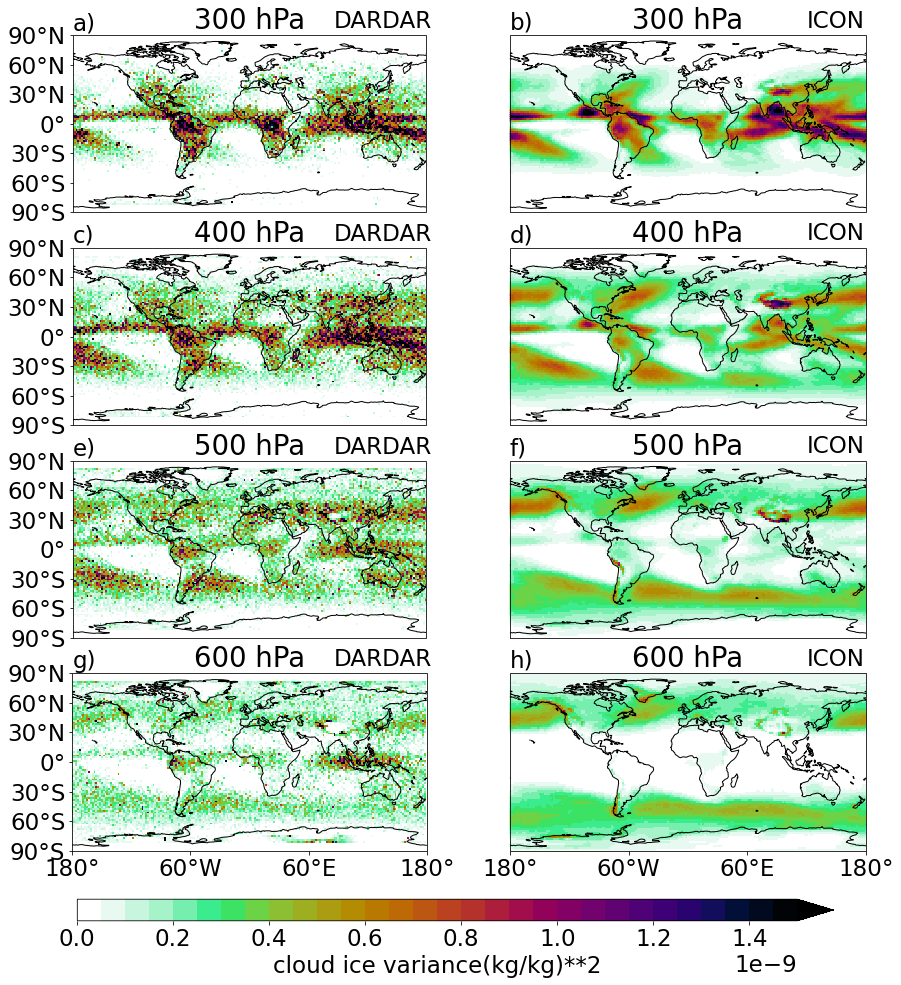

Python code for this plot:
import numpy as np
import matplotlib.pyplot as plt
from netCDF4 import Dataset
import cartopy.crs as ccrs
from matplotlib.colors import LinearSegmentedColormap
#from mpl_toolkits.basemap import shiftgrid
import matplotlib.colors

import numpy as np
import matplotlib.pyplot as plt
#from netCDF4 import Dataset
import xarray as xr
import cartopy.crs as ccrs
from matplotlib.colors import LinearSegmentedColormap
#from mpl_toolkits.basemap import shiftgrid
import matplotlib.colors
import cmasher as cmr
import cartopy.mpl.ticker as cticker

#--------  COLOR MAP ---------
#cmap = LinearSegmentedColormap.from_list("", ["white","lightskyblue","steelblue","green","yellowgreen","yellow","gold","red","firebrick","darkred","maroon"])
#cmap =  matplotlib.colors.ListedColormap(["white","lightskyblue","skyblue","steelblue","green","yellowgreen","yellow","gold","orange","red","firebrick","darkred","maroon"])
cmap=cmr.chroma_r
#---------------------------------
plt.rcParams.update({'font.size': 23})
#-------------------------------------


letters = ['a','b','c','d','e','f','g','h']


#==============================================================================================================
ifileObs = '/work/bb1093/b380620/DATA/Data/DARDAR_ICON_GCM_grid_R2B04/monthly/DARDAR_ICON_GCM_grid_R2B04_int_v2.0_2007-2010_avg.nc'

data = xr.open_dataset(ifileObs)
lat = data.lat
lonSat = data.lon
qiSat = data.qi_var
plev  = data.plev
data.close()





#===============================================================================================================
ipathMod = '/work/bb1093/b380620/icon-A_out/'
EXP      = 'icon_aes_ctrl_cosp'
ifileMod = ipathMod+EXP+'/'+EXP+'_2005-2009_avg.nc'



data = xr.open_dataset(ifileMod)
lat = data.lat
lonMod = data.lon
qiMod = data.xivar[0,::-1,:,:]
plev  = data.lev[::-1]
data.close()

#qivarMod, lonMod = shiftgrid(180.,qivarMod,lonMod,start=False)




#=============================================================================================================
opath = '/work/bb1093/b380620/plots/variance/'

nlev = 4

fig, axs = plt.subplots(nlev,2,figsize=(15,15),subplot_kw=dict(projection=ccrs.PlateCarree()))

lstart = 5

level = np.arange(0,1.55e-9,0.5e-10)
print(level)

for ilev,iplot in zip(range(nlev)[::-1],range(nlev)):
    pressure = str(int(plev[ilev+lstart]/100))
    p1 = qiSat[ilev+lstart].plot(
        transform=ccrs.PlateCarree(),
        ax=axs[iplot,0],
        levels=level,
        cmap=cmap,
        add_colorbar=False,
        extend='max'
        )
    
    p2 = qiMod[ilev+lstart].plot(
        transform=ccrs.PlateCarree(),
        ax=axs[iplot,1],
        levels=level,
        cmap=cmap,
        add_colorbar=False,
        extend='max'
        )
    axs[iplot,0].set_title(pressure+' hPa')
    axs[iplot,1].set_title(pressure+' hPa')
    
    axs[iplot,0].text(85,97,'DARDAR')
    axs[iplot,1].text(120,97,'ICON')

for ax,ilet in zip(axs.ravel(),letters):
    ax.coastlines()
    ax.text(-180,95,ilet+')')
    #ax.add_colorbar(False)
    
for ax in axs.ravel()[6::]:
    # Define the xticks for longitude
    ax.set_xticks(np.arange(-180,181,120), crs=ccrs.PlateCarree())
    lon_formatter = cticker.LongitudeFormatter()
    ax.xaxis.set_major_formatter(lon_formatter)
    ax.set_xlabel('')

for ax in axs.ravel()[::2]:
    # Define the yticks for latitude
    ax.set_yticks(np.arange(-90,91,30), crs=ccrs.PlateCarree())
    lat_formatter = cticker.LatitudeFormatter()
    ax.yaxis.set_major_formatter(lat_formatter)
    ax.set_ylabel('')
    #ax.add_colorbar(False)

cax =  fig.add_axes([0.15,0.06,0.7,0.02])
cbar = fig.colorbar(p2,cax=cax,orientation='horizontal')
cbar.set_label('cloud ice variance(kg/kg)**2')
fig.subplots_adjust(wspace=0.1)  
#fig.tight_layout()
#fig.text(0,0,'DARDAR')  
#plt.savefig(opath+'var.pdf')
#plt.close()


